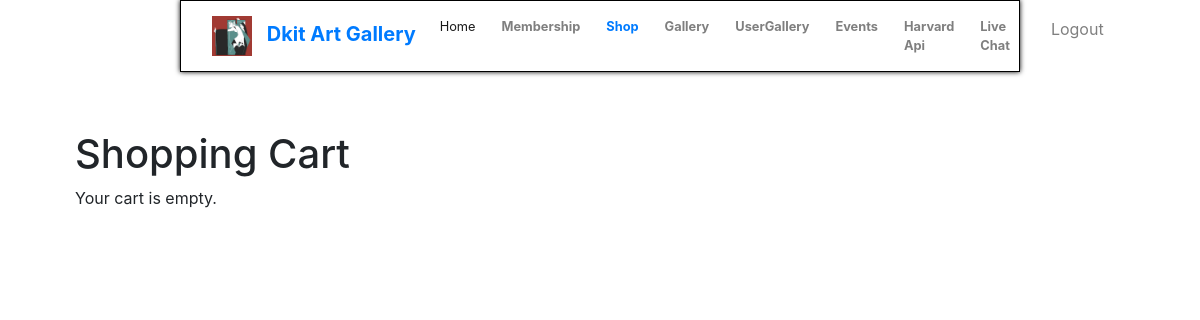
/controller/index.php?action=cart (signed in), run on an earlier commit of the app's database.
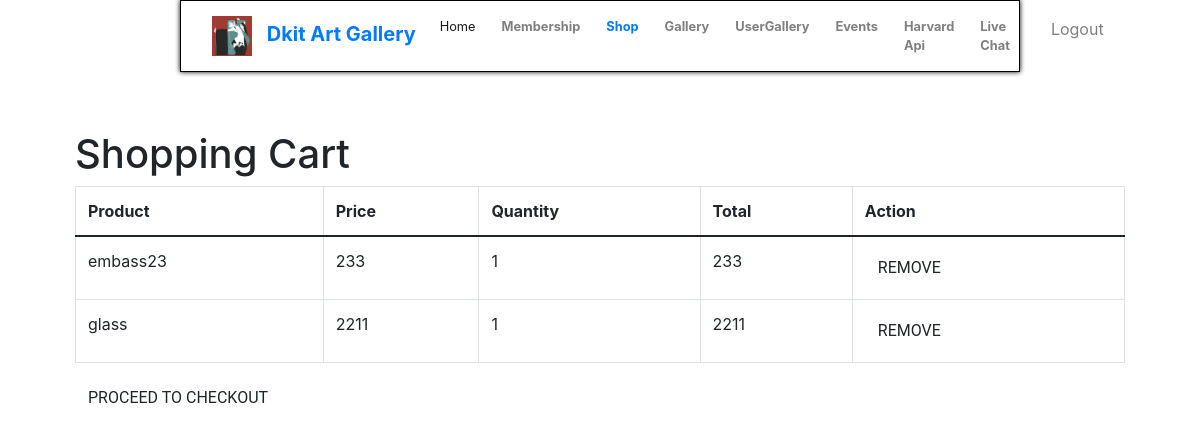
And on a later commit of the database.
### tables this page shows
CREATE TABLE `cart` (
  `id` int(11) NOT NULL,
  `user_id` int(11) NOT NULL,
  `product_id` int(11) NOT NULL,
  `quantity` int(11) NOT NULL,
  `price` double NOT NULL
);

CREATE TABLE `product` (
  `id` int(11) NOT NULL,
  `name` varchar(100) NOT NULL,
  `price` double NOT NULL,
  `quantity` int(11) NOT NULL,
  `url` varchar(500) DEFAULT NULL,
  `description` varchar(500) DEFAULT NULL
);

### model/orderModel.php (called while the page is built, shortened)
<?php
require_once 'databaseConnection.php';
function getCartItems($user_id) {
    global $db;
    $sql = "SELECT cart.*, product.name, product.price FROM cart
            INNER JOIN product ON cart.product_id = product.id
            WHERE cart.user_id = :user_id";
    try {
        $stmt = $db->prepare($sql);
        $stmt->bindParam(':user_id', $user_id);
        $stmt->execute();
        $cartItems = $stmt->fetchAll(PDO::FETCH_ASSOC);
        return $cartItems;
    } catch (PDOException $e) {
        echo "Error: " . $e->getMessage();
        return false;
    }
}

### view/cart.php (the view, shortened to what this page needs)
<?php
include "nav2.php";
include 'header.php';
$userId = $_SESSION['userId'];
$cartItems = getCartItems($userId);
?>
<!DOCTYPE html>
<html lang="en">
<head>
</head>
<body>
<div class="container">
    <h1>Shopping Cart</h1>
    <?php if (empty($cartItems)): ?>
        <p>Your cart is empty.</p>
    <?php else: ?>
        <div class="table-responsive">
            <table class="table table-bordered">
                <thead>
                <tr>
                    <th>Product</th>
                    <th>Price</th>
                    <th>Quantity</th>
                    <th>Total</th>
                    <th>Action</th>
                </tr>
                </thead>
                <tbody>
                <?php foreach ($cartItems as $item): ?>
                    <tr>
                        <td><?php echo $item['name']; ?></td>
                        <td><?php echo $item['price']; ?></td>
                        <td><?php echo $item['quantity']; ?></td>
                        <td><?php echo $item['price'] * $item['quantity']; ?></td>
                        <td>
                            <form method="post">
                                <button type="submit" name="remove_from_cart" class="btn" onclick="return confirm('Are you sure you want to remove this item?');">Remove</button>
                            </form>
                        </td>
                    </tr>
                <?php endforeach; ?>
                </tbody>
            </table>
        </div>
        <a href="index.php?action=checkout" class="btn">Proceed to Checkout</a>
    <?php endif; ?>
</div>
</body>
</html>

### controller/index.php (shortened to what this page needs)
<?php
require_once '../model/doCart.php';
require_once '../model/orderModel.php';
$action = filter_input(INPUT_POST, 'action');
if ($action == Null) {
    $action = filter_input(INPUT_POST, 'action');
    if ($action == NULL) {
        $action = filter_input(INPUT_GET, 'action');
    }
}
switch ($action) {
    case 'cart':
        include "../view/cart.php";
        break;
}
?>

### view/header.php (shortened to what this page needs)
<!DOCTYPE html>
<html lang="en">
<head>
    <link href="nav.php" rel="stylesheet" type="text/css" />
    <link href="../css/nav.css" rel="stylesheet" type="text/css" />
    <link href="https://cdn.jsdelivr.net/npm/bootstrap@5.0.2/dist/css/bootstrap.min.css" rel="stylesheet">
    <link href="../css/homeStyles.css" rel="stylesheet" type="text/css" />
    <link href="../css/buttons.css" rel="stylesheet" type="text/css" />
    <link href="https://cdn.jsdelivr.net/npm/bootstrap@5.0.2/dist/css/bootstrap.min.css"
          rel="stylesheet"
>
    <link rel="stylesheet" href="https://cdnjs.cloudflare.com/ajax/libs/font-awesome/4.7.0/css/font-awesome.min.css">
    <link href="https://cdnjs.cloudflare.com/ajax/libs/fullcalendar/3.9.0/fullcalendar.min.css" rel="stylesheet" />
    <link rel="stylesheet" href="https://maxcdn.bootstrapcdn.com/bootstrap/4.0.0/css/bootstrap.min.css"/>
</head>
<body>
<div class="container align-content:center">

### view/nav2.php (shortened to what this page needs)
<?php
include "header.php";
?>
<nav class="navbar navbar-expand-lg navbar-light fixed-top navbar-custom bg-img">
    <div class="container-fluid">
        <a class="navbar-brand text-primary fw-bolder" href="#">
            <img src="../3.jpg" alt="Logo">
            Dkit Art Gallery
        </a>
        <div class="collapse navbar-collapse" id="navbarNav">
            <ul class="navbar-nav me-auto mb-2 mb-lg-0">
                <li class="nav-item navbar-small-links">
                    <a class="nav-link active" href="../controller/index.php?action=show_home">Home</a>
                </li>
                <?php if (isset($_SESSION['username'])): ?>
                    <li class="nav-item navbar-small-links">
                        <a class="nav-link" href="../controller/index.php?action=membership"><strong>Membership</strong></a>
                    </li>
                <?php endif; ?>
                <li class="nav-item navbar-small-links">
                    <a class="nav-link text-primary" href="../controller/index.php?action=shop"><strong>Shop</strong></a>
                </li>
                <li class="nav-item navbar-small-links">
                    <a class="nav-link" href="../controller/index.php?action=gallery"><strong>Gallery</strong></a>
                </li>
                <li class="nav-item navbar-small-links">
                    <a class="nav-link" href="../controller/index.php?action=usergallery"><strong>UserGallery</strong></a>
                </li>
                <li class="nav-item navbar-small-links">
                    <a class="nav-link" href="../controller/index.php?action=events"><strong>Events</strong></a>
                </li>
                <li class="nav-item navbar-small-links">
                    <a class="nav-link" href="../controller/index.php?action=makeApiRequest"><strong>Harvard Api</strong></a>
                </li>
                <li class="nav-item navbar-small-links fw-bolder">
                    <a class="nav-link" href="../controller/index.php?action=liveChat">Live Chat</a>
                </li>
                <?php if (isset($_SESSION['userId'])): ?>
                    <div class="col-auto">
                        <li class="nav-item">
                            <a class="nav-link" href="../controller/index.php?action=logout">Logout</a>
                        </li>
                    </div>
                <?php endif; ?>
            </ul>
        </div>
    </div>
</nav>

### css/nav.css (style rules this page uses)
.bg-img { background-size: cover; background-position: center; background-image: url('https://images.unsplash.com/photo-1596367407372-96cb88503db6?q=80&w=1000&auto=format&fit=crop&ixlib=rb-4.0.3&ixid=M3wxMjA3fDB8MHxleHBsb3JlLWZlZWR8Mnx8fGVufDB8fHx8fA%3D%3D'); }
body { padding-top: 130px; }
.navbar { background-size: cover; background-repeat: no-repeat; background-position: center; width: 70%; margin-left: auto; margin-right: auto; box-shadow: 0px 0px 5px black; }
.navbar { background-color: #ffffff; border: 1px solid #000000; }
.navbar-brand, .navbar-nav .nav-link { color: #000000; }
.navbar-brand img { max-height: 40px; margin-right: 10px; }
.navbar-custom { max-width: 70%; margin: 0 auto; }
.navbar-small-links { font-size: 0.8rem; margin-right: 10px; }

### css/buttons.css (style rules this page uses)
.btn { font-family: 'Roboto', sans-serif; font-weight: bold; text-transform: uppercase; border: none; padding: 10px 20px; cursor: pointer; border-radius: 5px; background-color: #000; color: #fff; }

### view/cart.php (style rules this page uses)
body { background-repeat: no-repeat; background-position: top ; }

What changed in the data, as far as the page shows it:
added cart: product.name "embass23", product.price "233", quantity "1", $item['price']*$item['quantity'] "233"
added cart: product.name "glass", product.price "2211", quantity "1", $item['price']*$item['quantity'] "2211"
Also different on the page:
text no longer shown: "Your cart is empty."
text now shown: "Product Price Quantity Total Action PROCEED TO CHECKOUT"
